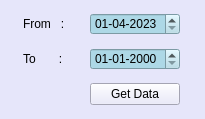
<?xml version="1.0" encoding="UTF-8"?>
<ui version="4.0">
 <class>MainWindow</class>
 <widget class="QMainWindow" name="MainWindow">
  <property name="geometry">
   <rect>
    <x>0</x>
    <y>0</y>
    <width>205</width>
    <height>119</height>
   </rect>
  </property>
  <property name="windowTitle">
   <string>MainWindow</string>
  </property>
  <widget class="QWidget" name="centralwidget">
   <layout class="QGridLayout" name="gridLayout">
    <property name="leftMargin">
     <number>0</number>
    </property>
    <property name="topMargin">
     <number>0</number>
    </property>
    <property name="rightMargin">
     <number>0</number>
    </property>
    <property name="bottomMargin">
     <number>0</number>
    </property>
    <property name="spacing">
     <number>0</number>
    </property>
    <item row="0" column="0">
     <widget class="QWidget" name="widget" native="true">
      <property name="styleSheet">
       <string notr="true">QWidget{
	background-color: rgb(230, 230, 250);
}

QPushButton:hover {
  border-radius: 05px;
  color:#000000;
  background-color:#9BA4B5;
  border: 0px solid ;
}</string>
      </property>
      <layout class="QGridLayout" name="gridLayout_2">
       <property name="leftMargin">
        <number>6</number>
       </property>
       <property name="topMargin">
        <number>0</number>
       </property>
       <property name="rightMargin">
        <number>6</number>
       </property>
       <property name="bottomMargin">
        <number>0</number>
       </property>
       <property name="spacing">
        <number>0</number>
       </property>
       <item row="0" column="0">
        <widget class="QLabel" name="label">
         <property name="maximumSize">
          <size>
           <width>50</width>
           <height>16777215</height>
          </size>
         </property>
         <property name="text">
          <string>From   :</string>
         </property>
        </widget>
       </item>
       <item row="0" column="1">
        <widget class="QDateEdit" name="deFrom">
         <property name="styleSheet">
          <string notr="true">background-color: rgb(173, 216, 230);</string>
         </property>
         <property name="dateTime">
          <datetime>
           <hour>0</hour>
           <minute>0</minute>
           <second>0</second>
           <year>2023</year>
           <month>4</month>
           <day>1</day>
          </datetime>
         </property>
         <property name="displayFormat">
          <string>dd-MM-yyyy</string>
         </property>
         <property name="calendarPopup">
          <bool>false</bool>
         </property>
        </widget>
       </item>
       <item row="1" column="0">
        <widget class="QLabel" name="label_2">
         <property name="text">
          <string>To       :</string>
         </property>
        </widget>
       </item>
       <item row="1" column="1">
        <widget class="QDateEdit" name="deTo">
         <property name="maximumSize">
          <size>
           <width>90</width>
           <height>16777215</height>
          </size>
         </property>
         <property name="styleSheet">
          <string notr="true">QDateEdit{
background-color: rgb(173, 216, 230);
}

QDateEdit::hover{
background-color:rgb(173, 216, 230);
color:#000000
border: none;
}</string>
         </property>
         <property name="displayFormat">
          <string>dd-MM-yyyy</string>
         </property>
         <property name="calendarPopup">
          <bool>false</bool>
         </property>
        </widget>
       </item>
       <item row="2" column="1">
        <widget class="QPushButton" name="pbGetData">
         <property name="text">
          <string>Get Data</string>
         </property>
         <property name="shortcut">
          <string>Enter</string>
         </property>
        </widget>
       </item>
      </layout>
     </widget>
    </item>
   </layout>
  </widget>
 </widget>
 <resources/>
 <connections/>
</ui>
